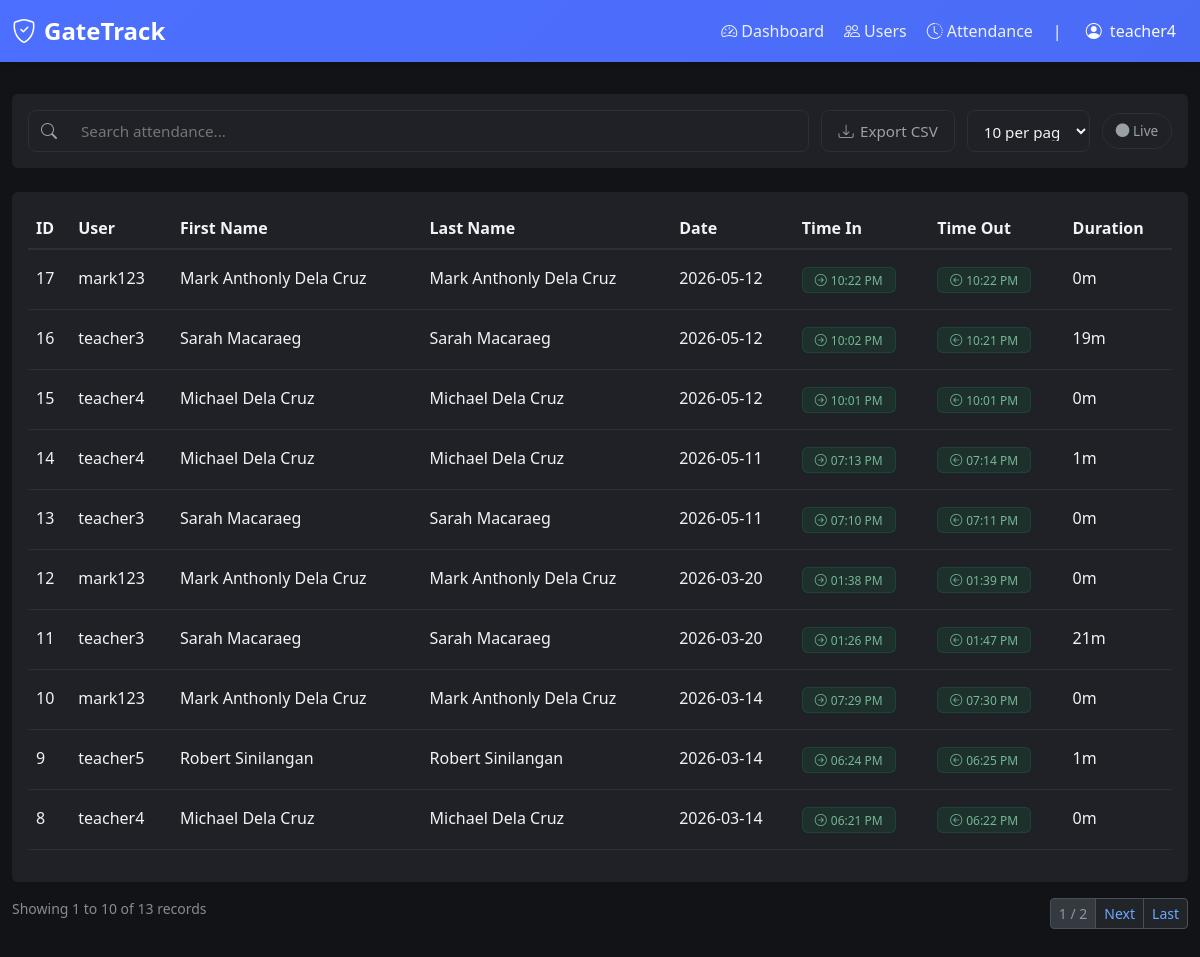
Screenshot of /attendance (signed in) with the database file from the repository.
### tables this page shows
CREATE TABLE "users" (id INTEGER NOT NULL, username VARCHAR(80), email VARCHAR(120) NOT NULL, password VARCHAR(200), contact VARCHAR(20), gender VARCHAR(10), role VARCHAR(20) NOT NULL, created_at DATETIME, rfid TEXT, first_name VARCHAR(50), last_name VARCHAR(50), PRIMARY KEY (id), UNIQUE (email));

CREATE TABLE attendance (
	id INTEGER NOT NULL, 
	user_id INTEGER NOT NULL, 
	time_in DATETIME, 
	time_out DATETIME, 
	created_at DATETIME, 
	PRIMARY KEY (id), 
	FOREIGN KEY(user_id) REFERENCES users (id)
);

### app.py (the view)
@app.route('/attendance')
@login_required
def attendance():
    page = int(request.args.get('page', 1))
    per_page = int(request.args.get('per_page', 10))
    search_term = request.args.get('search', '').strip()
    role_filter = request.args.get('role', '')
    if per_page not in [10, 20, 30, 100]:
        per_page = 10
    page = max(1, page)
    from database_utils import get_paginated_attendance
    records, total_count = get_paginated_attendance(page, per_page, search_term, role_filter)
    total_pages = (total_count + per_page - 1) // per_page
    if page > total_pages and total_pages > 0:
        return redirect(url_for('attendance', page=total_pages, per_page=per_page,
                               search=search_term, role=role_filter))
    return render_template('attendance.html',
                         records=records,
                         page=page,
                         per_page=per_page,
                         total_count=total_count,
                         total_pages=total_pages,
                         search_term=search_term,
                         role_filter=role_filter)

### app.py (called while the page is built)
def format_time_12hr(time_str):
    if not time_str:
        return ''
    try:
        dt = datetime.strptime(time_str, '%H:%M:%S')
        return dt.strftime('%I:%M %p')
    except (ValueError, TypeError):
        return time_str or ''

def login_required(f):
    @wraps(f)
    def decorated_function(*args, **kwargs):
        if 'user_id' not in session:
            flash('Please log in to access this page.', 'error')
            return redirect(url_for('login'))
        return f(*args, **kwargs)
    return decorated_function

### database_utils.py (called while the page is built)
def get_connection() -> sqlite3.Connection:
    conn = sqlite3.connect(DB_PATH)
    conn.row_factory = sqlite3.Row
    return conn

### templates/attendance.html (shortened to what this page needs)
{% extends "nav.html" %}
{% block content %}
<div class="row mt-2 mb-4">
  <div class="col-12">
    <div class="card">
      <div class="card-body">
        <form method="GET" action="{{ url_for('attendance') }}" id="attendanceFilterForm" style="display: flex;flex-wrap: nowrap;gap: 0.75rem;align-items: stretch;width: 100%;height: 42px;font-family: system-ui, -apple-system, sans-serif;">
          <div style="width: 70%;display: flex;align-items: center;border: 1px solid var(--border-color);border-radius: 8px;background: var(--bg-secondary);transition: border-color 0.2s;overflow: hidden;">
            <span style="padding: 0 0.75rem;color: var(--text-secondary);display: flex;align-items: center;">
              <i class="bi bi-search"></i>
            </span>
            <input type="text" name="search" placeholder="Search attendance..." id="searchInput" value="{{ search_term }}" style="flex: 1;border: none;padding: 0 0.75rem;font-size: 0.95rem;outline: none;color: var(--text-primary);background: transparent;" onfocus="this.parentElement.style.borderColor = 'var(--primary)'" onblur="this.parentElement.style.borderColor = 'var(--border-color)'" onkeypress="if(event.key==='Enter') document.getElementById('attendanceFilterForm').submit();"/>
          </div>
          <div style=" display: flex; gap: 0.75rem;">
            <a href="{{ url_for('export_attendance_csv', page=page, per_page=per_page, search=search_term) }}" style="flex: 1;display: inline-flex;align-items: center;justify-content: center;padding: 0.6rem 1rem;font-size: 0.95rem;font-weight: 500;color: var(--text-secondary);background: transparent;border: 1px solid var(--border-color);border-radius: 8px;text-decoration: none;white-space: nowrap;cursor: pointer;transition: all 0.2s;" onmouseover="this.style.borderColor = 'var(--text-secondary)';this.style.color = 'var(--text-primary)';this.style.backgroundColor = 'var(--bg-secondary)';" onmouseout="this.style.borderColor = 'var(--border-color)';this.style.color = 'var(--text-secondary)';this.style.backgroundColor = 'transparent';">
              <i class="bi bi-download" style="margin-right: 0.4rem;"></i>Export CSV
            </a>
            <div >
              <select id="perPageSelectAttendance" name="per_page" style="width: 100%;height: 100%;padding: 0.6rem 0.75rem;font-size: 0.95rem;border: 1px solid var(--border-color);border-radius: 8px;outline: none;color: var(--text-primary);background-color: var(--bg-secondary);cursor: pointer;">
                <option value="10" {{ 'selected' if per_page == 10 }} >10 per page</option>
              </select>
            </div>
            <div style="display: flex; align-items: center; justify-content: center;">
              <span id="syncIndicator" class="sync-indicator sync-waiting" title="Live updates every 3 seconds" style="padding: 0.45rem 0.8rem;font-size: 0.85rem;font-weight: 500;border-radius: 999px;white-space: nowrap;border: 1px solid var(--border-color);background: var(--bg-secondary);color: var(--text-secondary);">
                <i class="bi bi-circle-fill dot"></i>
                <span>Live</span>
              </span>
            </div>
          </div>
        </form>
      </div>
    </div>
  </div>
</div>
<div class="mt-4">
  <div class="card">
    <div class="card-body">
    <div class="table-responsive">
<table class="table table-hover" id="attendanceTable">
            <thead>
              <tr>
                <th>ID</th>
              <th>User</th>
              <th>First Name</th>
              <th>Last Name</th>
              <th>Date</th>
                <th>Time In</th>
                <th>Time Out</th>
                <th>Duration</th>
              </tr>
            </thead>
        <tbody id="tableBody">
          {% if records %}
            {% for record in records %}
            {% if record.username or record.email or record.first_name or record.last_name %}
            <tr>
              <td class="py-3">{{ record.id }}</td>
              <td class="py-3">
                <div class="d-flex align-items-center gap-2">
                  {{ record.username or record.email or 'Unknown' }}
              </td>
              <td class="py-3">
                <div class="d-flex align-items-center">
                  {{ record.first_name or '-' }} {{ record.last_name or '' }}
                </div>
              </td>
              <td class="py-3">
                <div class="d-flex align-items-center">
                  {{ record.first_name or '-' }} {{ record.last_name or '' }}
                </div>
              </td>
              <td class="py-3">{{ record.created_at[:10] if record.created_at else '-' }}</td>
              <td class="py-3">
                {% if record.time_in %}
                  <span class="badge badge-completed"><i class="bi bi-arrow-right-circle me-1"></i>{{ (record.time_in.split(' ')[1] if record.time_in else '')|format_time_12hr }}</span>
                {% else %}
                  <span class="text-muted">-</span>
                {% endif %}
              </td>
              <td class="py-3">
                {% if record.time_out %}
                  <span class="badge badge-completed"><i class="bi bi-arrow-left-circle me-1"></i>{{ (record.time_out.split(' ')[1] if record.time_out else '')|format_time_12hr }}</span>
                {% else %}
                  <span class="badge badge-pending">Pending</span>
                {% endif %}
              </td>
              <td class="py-3">{{ record.duration or '-' }}</td>
            </tr>
            {% endif %}
            {% endfor %}
          {% endif %}
        </tbody>
      </table>
    </div>
  </div>
</div>
{% if total_count > 0 %}
<div class="row mt-3">
  <div class="col-md-6">
    <div class="page-info">
Showing {{ ((page-1)*per_page)+1 }} to {{ [page*per_page, total_count]|min }}
      of {{ "{:,}".format(total_count) }} records
    </div>
  </div>
  <div class="col-md-6">
    <nav aria-label="Attendance pagination">
      <ul class="pagination pagination-sm justify-content-end mb-0">
        <li class="page-item disabled">
          <span class="page-link">{{ page }} / {{ total_pages }}</span>
        </li>
        {% if page < total_pages %}
          <li class="page-item">
            <a class="page-link" href="?page={{ page+1 }}{{ '&per_page='~per_page if per_page != 10 }}{{ '&search='~search_term if search_term }}{{ '&role_filter='~role_filter if role_filter }}">Next</a>
          </li>
          <li class="page-item">
            <a class="page-link" href="?page={{ total_pages }}{{ '&per_page='~per_page if per_page != 10 }}{{ '&search='~search_term if search_term }}{{ '&role_filter='~role_filter if role_filter }}">Last</a>
          </li>
        {% endif %}
      </ul>
    </nav>
  </div>
</div>
{% endif %}
{% endblock %}

### templates/nav.html (shortened to what this page needs)
<!doctype html>
<html lang="en" data-bs-theme="dark">
  <head>
    <link
      href="{{ url_for('static', filename='bootstrap/5.3.0/css/bootstrap.min.css') }}"
      rel="stylesheet"
    />
    <link
      rel="stylesheet"
      href="{{ url_for('static', filename='css/style.css') }}"
    />
    <link
      rel="stylesheet"
      href="{{ url_for('static', filename='bootstrap-icons/1.11.0/font/bootstrap-icons.css') }}"
    />
  </head>
  <body>
    <nav class="navbar sticky-top navbar-expand-lg navbar-dark">
      <div class="container-fluid">
        <a class="navbar-brand" href="{{ url_for('dashboard') }}">
          <i class="bi bi-shield-check me-2"></i>GateTrack
        </a>
        <div class="collapse navbar-collapse" id="navbarNav">
          <div class="navbar-nav ms-auto">
            <div class="nav-group">
              <ul class="navbar-nav">
                <li class="nav-item">
                  <a
                    class="nav-link{% if request.endpoint == 'dashboard' %} active{% endif %}"
                    href="{{ url_for('dashboard') }}"
                  >
                    <i class="bi bi-speedometer2 me-1"></i>Dashboard
                  </a>
                </li>
                {% if session.get('role') in ['super_admin', 'teacher'] %}
                <li class="nav-item">
                  <a
                    class="nav-link{% if request.endpoint == 'users' %} active{% endif %}"
                    href="{{ url_for('users') }}"
                  >
                    <i class="bi bi-people me-1"></i>Users
                  </a>
                </li>
                <li class="nav-item">
                  <a
                    class="nav-link{% if request.endpoint == 'attendance' %} active{% endif %}"
                    href="{{ url_for('attendance') }}"
                  >
                    <i class="bi bi-clock-history me-1"></i>Attendance
                  </a>
                </li>
                {% endif %}
              </ul>
              <span class="text-light mx-1">|</span>
              <div class="dropdown">
                <button
                  class="btn btn-outline-light dropdown-toggle"
                  type="button"
                  data-bs-toggle="dropdown"
                >
                  <i class="bi bi-person-circle me-1"></i>
                  {{ session.get('username') or session.get('email') }}
                </button>
              </div>
            </div>
          </div>
        </div>
      </div>
    </nav>
    <div class="container-fluid py-4">{% block content %}{% endblock %}</div>
  </body>
</html>

### static/css/style.css (style rules this page uses)
[data-bs-theme="dark"] { --bg-primary: #121317; --bg-secondary: #1f2126; --text-primary: #f1f3f5; --text-secondary: #9aa0a6; --primary: #4c6fff; --primary-hover: #5c7cff; --border-color: #2b2f36; --card-shadow: 0 4px 14px rgba(0, 0, 0, 0.45); }
body { background-color: var(--bg-primary); color: var(--text-primary); font-family: "Segoe UI", Tahoma, Geneva, Verdana, sans-serif; min-height: 100vh; transition: background-color 0.3s ease, color 0.3s ease; }
.card { background-color: var(--bg-secondary); border: 1px solid var(--border-color); box-shadow: var(--card-shadow); transition: background-color 0.3s ease, border-color 0.3s ease; }
.table { color: var(--text-primary); }
.table thead th { background-color: var(--bg-primary); border-bottom: 2px solid var(--border-color); color: var(--text-primary); font-weight: 600; }
.table tbody tr { border-bottom: 1px solid var(--border-color); transition: background-color 0.2s ease; }
.navbar { background: linear-gradient( 135deg, var(--primary) 0%, #4a6cf5 100% ) !important; box-shadow: 0 2px 10px rgba(0, 0, 0, 0.15); }
.navbar-brand { font-weight: 700; font-size: 1.5rem; }
.nav-link { color: rgba(255, 255, 255, 0.9) !important; transition: color 0.3s ease; }
.card, .stats-card, .stats-card .card-body { background-color: var(--bg-secondary) !important; border: 1px solid var(--border-color) !important; box-shadow: var(--card-shadow) !important; }
.table { color: var(--text-primary) !important; background-color: var(--bg-secondary) !important; }
.table thead th { background-color: var(--bg-primary) !important; border-bottom: 2px solid var(--border-color) !important; color: var(--text-primary) !important; font-weight: 600; }
.table tbody tr { background-color: transparent !important; border-color: var(--border-color) !important; }
.table tbody td { color: var(--text-primary) !important; border-color: var(--border-color) !important; }
.badge { padding: 6px 12px; font-weight: 500; border-radius: 6px; }

### templates/nav.html (style rules this page uses)
.dropdown-toggle { border: none !important; box-shadow: none !important; background: transparent !important; }
.dropdown-toggle::after { display: none; }
.nav-group { display: flex; align-items: center; gap: 0.5rem; }
.nav-group .navbar-nav { gap: 0.25rem; }
.card { border: none !important; box-shadow: none !important; }
.table thead th, .table tbody tr, .table tbody td { background-color: transparent !important; color: inherit !important; }

### templates/attendance.html (style rules this page uses)
.badge-completed { background: rgba(var(--bs-success-rgb), 0.15); color: var(--bs-success-text-emphasis); border: 1px solid rgba(var(--bs-success-rgb), 0.25); }
.page-info { color: var(--bs-secondary-color); font-size: 0.875rem; }

### rows the page displays
users: get "teacher4"
attendance: id "17", username "mark123", first_name "Mark Anthonly", last_name "Dela Cruz", created_at "2026-05-12", time_in "10:22 PM", time_out "10:22 PM", duration "0m"
attendance: id "16", username "teacher3", first_name "Sarah", last_name "Macaraeg", created_at "2026-05-12", time_in "10:02 PM", time_out "10:21 PM", duration "19m"
attendance: id "15", username "teacher4", first_name "Michael", last_name "Dela Cruz", created_at "2026-05-12", time_in "10:01 PM", time_out "10:01 PM", duration "0m"
attendance: id "14", username "teacher4", first_name "Michael", last_name "Dela Cruz", created_at "2026-05-11", time_in "07:13 PM", time_out "07:14 PM", duration "1m"
attendance: id "13", username "teacher3", first_name "Sarah", last_name "Macaraeg", created_at "2026-05-11", time_in "07:10 PM", time_out "07:11 PM", duration "0m"
attendance: id "12", username "mark123", first_name "Mark Anthonly", last_name "Dela Cruz", created_at "2026-03-20", time_in "01:38 PM", time_out "01:39 PM", duration "0m"
attendance: id "11", username "teacher3", first_name "Sarah", last_name "Macaraeg", created_at "2026-03-20", time_in "01:26 PM", time_out "01:47 PM", duration "21m"
attendance: id "10", username "mark123", first_name "Mark Anthonly", last_name "Dela Cruz", created_at "2026-03-14", time_in "07:29 PM", time_out "07:30 PM", duration "0m"
attendance: id "9", username "teacher5", first_name "Robert", last_name "Sinilangan", created_at "2026-03-14", time_in "06:24 PM", time_out "06:25 PM", duration "1m"
attendance: id "8", username "teacher4", first_name "Michael", last_name "Dela Cruz", created_at "2026-03-14", time_in "06:21 PM", time_out "06:22 PM", duration "0m"

### other values shown
{{ ((page-1)*per_page)+1 }} "1"
{{ [page*per_page, total_count]|min }} "10"
{{ "{:,}".format(total_count) }} "13"
{{ page }} "1"
{{ total_pages }} "2"
